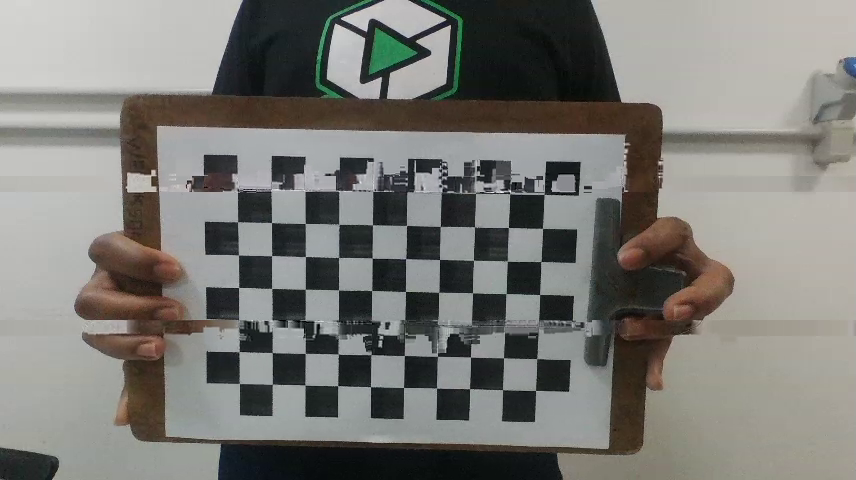
#> input picture camera_calibration/dataset_images/image_004.png, 856 x 480 px; its folder holds only this picture in this run
$ python find_parameters.py
#> lines starting #> are read from the running program, lines starting #| are printed output that depends on the picture; after the words box and inside, x2 and y2 are one past the last pixel; in counts of white or black regions, pixels touching at a corner belong together; long printed decimals are rounded
import numpy as np
import cv2
import glob
import matplotlib.pyplot as plt
from mpl_toolkits.mplot3d import Axes3D
import os
from typing import Union, Tuple


# [54 lines left out: functions setup_3d_plot, plot_camera_axes, not called in this run]


def process_images(images: list, num_images: int, chessboard_size: tuple, square_size: int, criteria: tuple) -> Tuple[np.ndarray, np.ndarray, np.ndarray]:
    """
    Process a list of images to find chessboard corners and extract object and image points.

    Args:
        images (list): A list of image file paths.
        num_images (int): The number of images to process.
        chessboard_size (tuple): The size of the chessboard as a tuple (rows, columns).
        square_size (int): The size of each square in the chessboard.
        criteria (tuple): The criteria for corner refinement as a tuple (criteria_type, max_iterations, epsilon).

    Returns:
        Tuple[np.ndarray, np.ndarray, np.ndarray]: A tuple containing the object points, image points, and object pattern points.
    """
#> called with num_images = 52, chessboard_size = (7, 10), square_size = 22, criteria = (3, 30, 0.001)

    objp = np.zeros((chessboard_size[1] * chessboard_size[0], 3), np.float32)
    objp[:, :2] = np.mgrid[0:chessboard_size[0], 0:chessboard_size[1]].T.reshape(-1, 2) * square_size

    object_points = []
    image_points = []
    image_number_read = 0

    for idx, image_file in enumerate(images):
        if idx % (len(images)/num_images) == 0:
            image_number_read += 1
            print(f"Processing image {idx}")

            image = cv2.imread(image_file)
#> image is the input picture: shape (480, 856, 3); mean B, G, R 117.9, 122.3, 123.1
            gray_image = cv2.cvtColor(image, cv2.COLOR_BGR2GRAY)
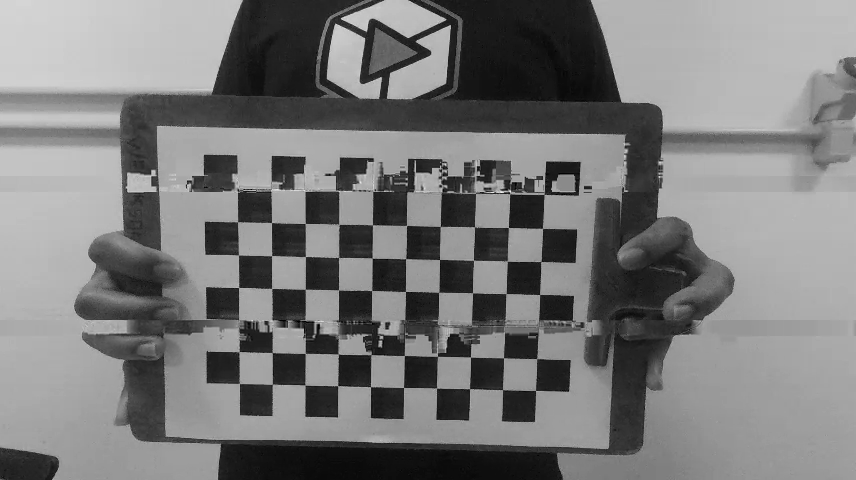
#> gray_image: shape (480, 856); min 0, max 241, mean 122

            ret, corners = cv2.findChessboardCorners(gray_image, chessboard_size, cv2.CALIB_CB_ADAPTIVE_THRESH + cv2.CALIB_CB_FILTER_QUADS)
#> ret = False; corners = None

            if ret:
                object_points.append(objp)
                refined_corners = cv2.cornerSubPix(gray_image, corners, (11, 11), (-1, -1), criteria)
                image_points.append(refined_corners)

                image = cv2.drawChessboardCorners(image, chessboard_size, refined_corners, ret)
                cv2.imshow('Image', image)
                cv2.waitKey(100)

    cv2.destroyAllWindows()
    print(f'\nNumber of images read: {image_number_read}\n')
    print(f'\nNumber of images where corners were detected: {len(object_points)}\n')

    return object_points, image_points, objp


def calibrate_camera(object_points: np.ndarray, image_points: np.ndarray, image_size: np.ndarray) -> Tuple[np.ndarray, np.ndarray, np.ndarray, np.ndarray]:
    """
    Calibrates the camera using object points, image points, and image size.

    Args:
        object_points (np.ndarray): Array of object points in the world coordinate system.
        image_points (np.ndarray): Array of corresponding image points in the image coordinate system.
        image_size (np.ndarray): Size of the input images.

    Returns:
        Tuple[np.ndarray, np.ndarray, np.ndarray, np.ndarray]: A tuple containing the intrinsic matrix, distortion coefficients, rotation vectors, and translation vectors.

    """
#> (the run stopped early here; a loop or call above may not have finished)

$ run again, on camera_calibration/dataset_images/image_053.png
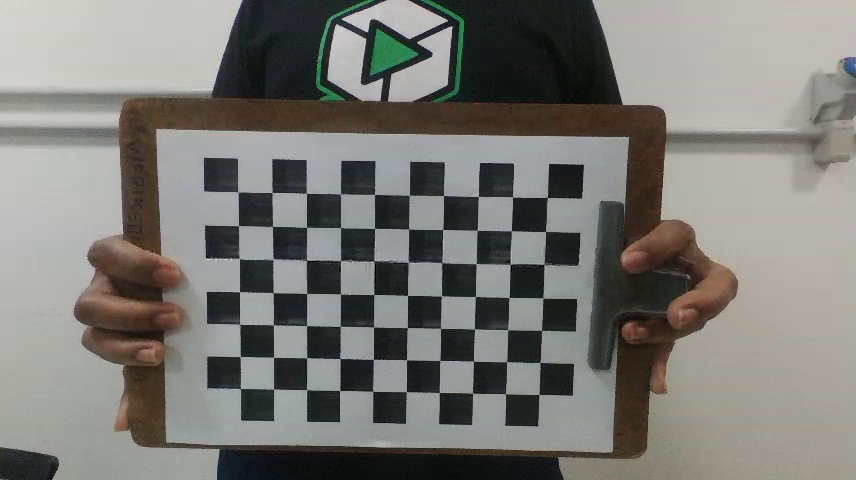
#> input picture camera_calibration/dataset_images/image_053.png, 856 x 480 px
#> in process_images, image is the input picture: shape (480, 856, 3); mean B, G, R 117.5, 121.9, 122.7
#> in process_images, `ret, corners = cv2.findChessboardCorners(gray_image, chessboard_size, ..`: ret = True; corners = 70 rows, first 8: [547, 197.3], [545.4, 231.3], [543.6, 264.4], [543, 298], [541.8, 330.4], [540.1, 362.4], [538.6, 394.3], [512.9, 196.9]
#> refined_corners = 70 rows, first 8: [547.2, 197.5], [545.5, 231.5], [544.1, 264.4], [542.9, 297.9], [541.5, 330.4], [540.2, 362.5], [538.9, 394.5], [512.5, 196.8]
#> in process_images, `image = cv2.drawChessboardCorners(image, chessboard_size, refined_corn..`:
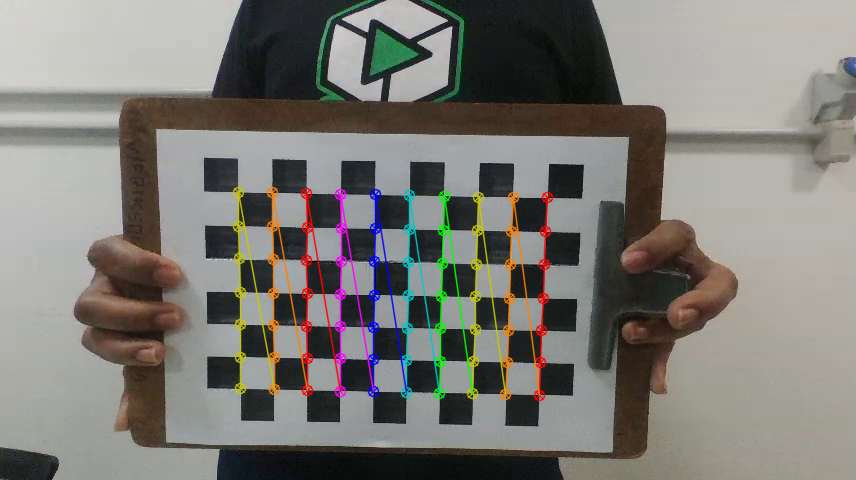
#> image: shape (480, 856, 3); 4.03% of pixels changed, all inside (x1, y1, x2, y2) = (232, 186, 554, 402)
#> object_points = 1 item; objp = 70 rows, first 8: [0, 0, 0], [22, 0, 0], [44, 0, 0], [66, 0, 0], [88, 0, 0], [110, 0, 0], [132, 0, 0], [0, 22, 0]
#> in calibrate_camera, `ret, intrinsic_matrix, distortion_coeffs, rotation_vecs, translation_v..`: ret = 0.265; intrinsic_matrix = [[262.5, 0, 415.7], [0, 262.5, 142.6], [0, 0, 1]]; distortion_coeffs = [[-0.0111, 0.0108, -0.000819, -0.000402, -0.00265]]; rotation_vecs = ([0.0383, -0.0301, 1.59],); translation_vecs = ([83.85, 35.11, 167.2],)
#| Intrinsic Matrix:
#|  [[262.499    0.         415.737]
#|  [  0.         262.458 142.602]
#|  [  0.           0.           1.        ]]
#| Radial Distortion Coefficients:
#|  [[-0.01113  0.01085 -0.0008194 -0.000402 -0.002652]]
#> rotation_vectors = ([0.0383, -0.0301, 1.59],); translation_vectors = ([83.85, 35.11, 167.2],)
#> after the loop in plot_camera_movement, `for i in range(rotation_vecs.shape[1]):`: camera_positions = [-40.92, 83.64, -166]
#> in display_extrinsic_parameters, `plt.show()`:
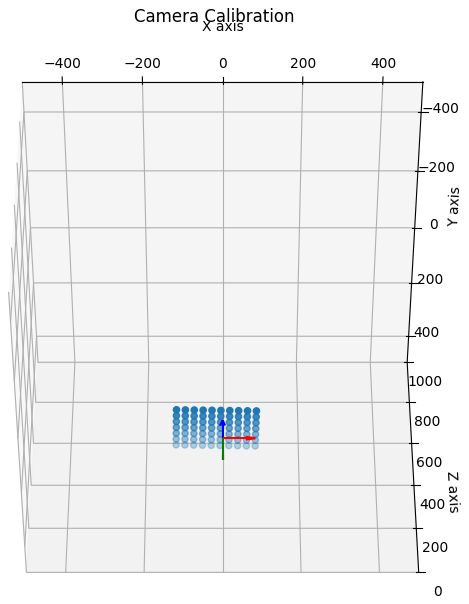
#> figure drawn by matplotlib, 1 panel
